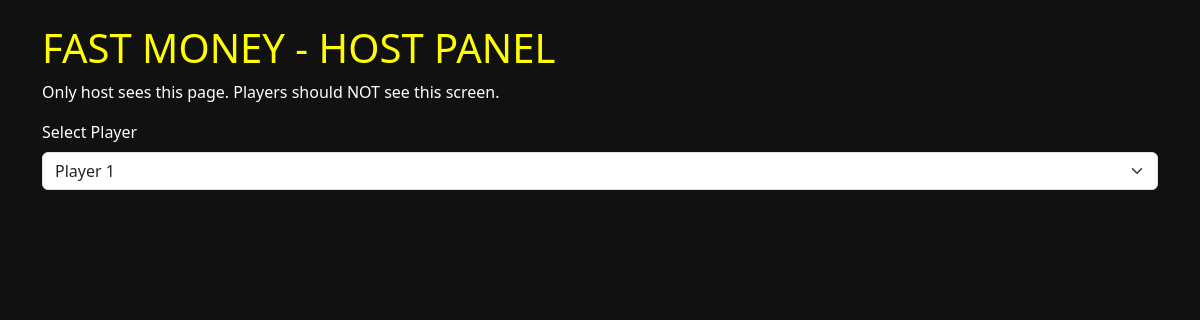
The app's page /finalround_host.php, older data.
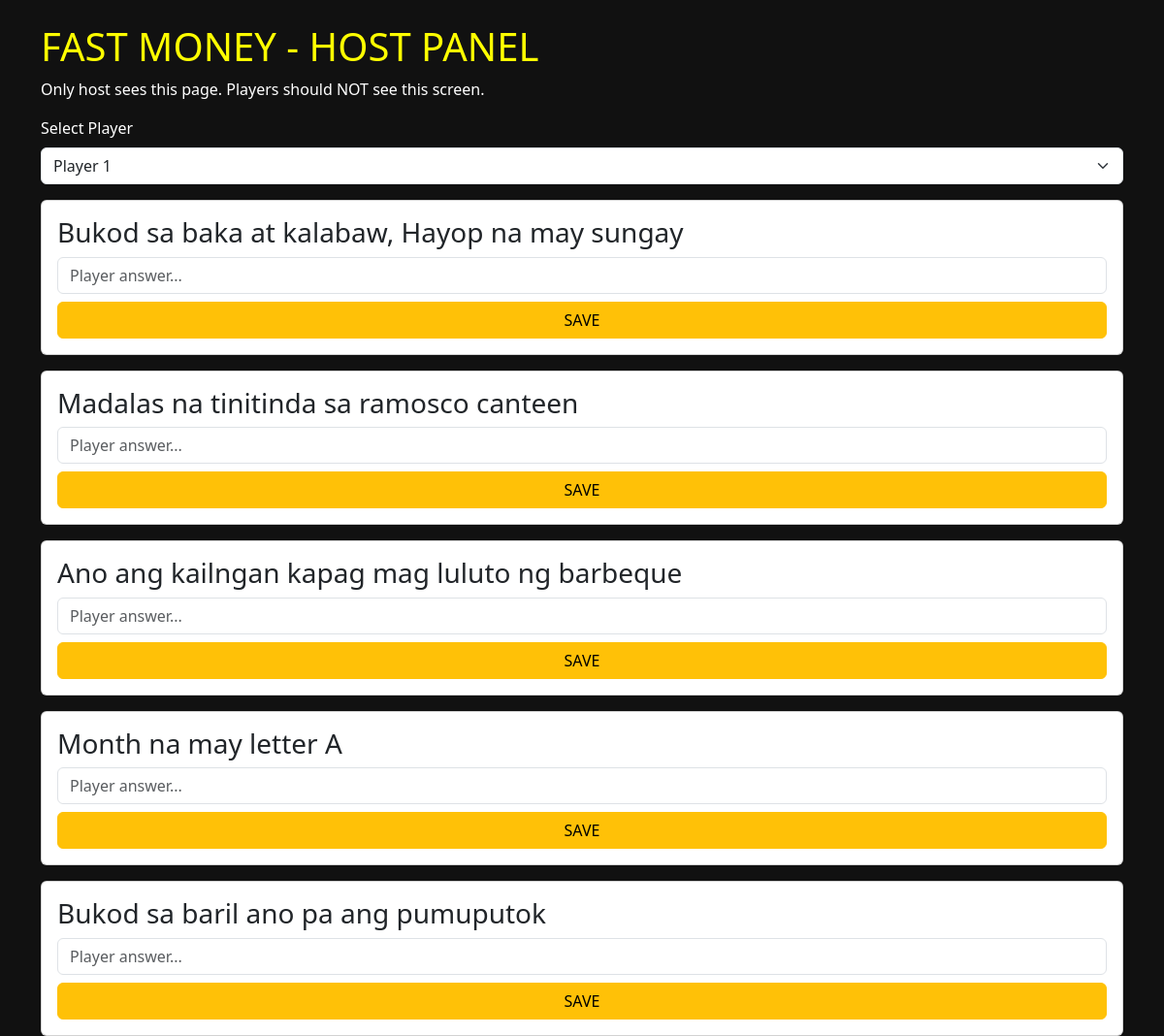
The same page, newer data.
### tables this page shows
CREATE TABLE `fast_questions` (
  `id` int(11) NOT NULL AUTO_INCREMENT,
  `question_text` text NOT NULL,
  PRIMARY KEY (`id`)
);

### finalround_host.php (the view, shortened to what this page needs)
<?php
include "dbconnect.php";
$questions = $conn->query("SELECT * FROM fast_questions LIMIT 5");
?>
<!DOCTYPE html>
<html>
<head>
<link href="https://cdn.jsdelivr.net/npm/bootstrap@5.3.3/dist/css/bootstrap.min.css" rel="stylesheet">
</head>
<body style="background:#111;color:white">
<div class="container mt-4">
<h1 style="color:yellow;">FAST MONEY - HOST PANEL</h1>
<p>Only host sees this page. Players should NOT see this screen.</p>
<div class="mb-3">
    <label for="playerSelect" class="form-label text-white">Select Player</label>
    <select id="playerSelect" class="form-select">
        <option value="1">Player 1</option>
    </select>
</div>
<?php while($row = $questions->fetch_assoc()): ?>
<div class="card p-3 mt-3">
    <h3><?= $row['question_text'] ?></h3>
    <input type="text" class="form-control answer"
           data-qid="<?= $row['id'] ?>" placeholder="Player answer...">
    <button class="btn btn-warning mt-2 saveBtn"
            data-qid="<?= $row['id'] ?>">SAVE</button>
</div>
<?php endwhile; ?>
</div>
</body>
</html>

Row changes from the older to the newer data that the page shows:
added fast_questions: question_text "Bukod sa baka at kalabaw, Hayop na may sungay"
added fast_questions: question_text "Madalas na tinitinda sa ramosco canteen"
added fast_questions: question_text "Ano ang kailngan kapag mag luluto ng barbeque"
added fast_questions: question_text "Month na may letter A"
added fast_questions: question_text "Bukod sa baril ano pa ang pumuputok"
